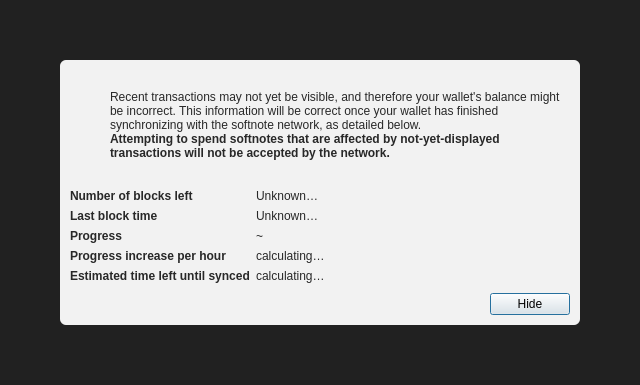
<?xml version="1.0" encoding="UTF-8"?>
<ui version="4.0">
 <class>ModalOverlay</class>
 <widget class="QWidget" name="ModalOverlay">
  <property name="geometry">
   <rect>
    <x>0</x>
    <y>0</y>
    <width>640</width>
    <height>385</height>
   </rect>
  </property>
  <property name="windowTitle">
   <string>Form</string>
  </property>
  <layout class="QVBoxLayout" name="verticalLayout" stretch="0">
   <property name="sizeConstraint">
    <enum>QLayout::SetDefaultConstraint</enum>
   </property>
   <property name="leftMargin">
    <number>0</number>
   </property>
   <property name="topMargin">
    <number>0</number>
   </property>
   <property name="rightMargin">
    <number>0</number>
   </property>
   <property name="bottomMargin">
    <number>0</number>
   </property>
   <item>
    <widget class="QWidget" name="bgWidget" native="true">
     <property name="styleSheet">
      <string notr="true">#bgWidget { background: rgba(0,0,0,220); }</string>
     </property>
     <layout class="QVBoxLayout" name="verticalLayoutMain" stretch="1">
      <property name="leftMargin">
       <number>60</number>
      </property>
      <property name="topMargin">
       <number>60</number>
      </property>
      <property name="rightMargin">
       <number>60</number>
      </property>
      <property name="bottomMargin">
       <number>60</number>
      </property>
      <item>
       <widget class="QWidget" name="contentWidget" native="true">
        <property name="styleSheet">
         <string notr="true">#contentWidget { background: rgba(255,255,255,240); border-radius: 6px; }

QLabel { color: rgb(40,40,40);  }</string>
        </property>
        <layout class="QVBoxLayout" name="verticalLayoutSub" stretch="1,0,0,0">
         <property name="spacing">
          <number>0</number>
         </property>
         <property name="leftMargin">
          <number>10</number>
         </property>
         <property name="topMargin">
          <number>10</number>
         </property>
         <property name="rightMargin">
          <number>10</number>
         </property>
         <property name="bottomMargin">
          <number>10</number>
         </property>
         <item>
          <layout class="QHBoxLayout" name="horizontalLayoutIconText" stretch="0,1">
           <property name="topMargin">
            <number>20</number>
           </property>
           <item>
            <layout class="QVBoxLayout" name="verticalLayoutIcon">
             <property name="leftMargin">
              <number>0</number>
             </property>
             <item>
              <widget class="QPushButton" name="warningIcon">
               <property name="enabled">
                <bool>false</bool>
               </property>
               <property name="text">
                <string/>
               </property>
               <property name="icon">
                <iconset>
                 <normaloff>:/icons/warning</normaloff>
                 <disabledoff>:/icons/warning</disabledoff>:/icons/warning</iconset>
               </property>
               <property name="iconSize">
                <size>
                 <width>48</width>
                 <height>48</height>
                </size>
               </property>
               <property name="flat">
                <bool>true</bool>
               </property>
              </widget>
             </item>
             <item>
              <spacer name="verticalSpacerWarningIcon">
               <property name="orientation">
                <enum>Qt::Vertical</enum>
               </property>
               <property name="sizeHint" stdset="0">
                <size>
                 <width>20</width>
                 <height>40</height>
                </size>
               </property>
              </spacer>
             </item>
            </layout>
           </item>
           <item>
            <layout class="QVBoxLayout" name="verticalLayoutInfoText">
             <property name="leftMargin">
              <number>0</number>
             </property>
             <property name="topMargin">
              <number>0</number>
             </property>
             <item>
              <widget class="QLabel" name="infoText">
               <property name="text">
                <string>Recent transactions may not yet be visible, and therefore your wallet's balance might be incorrect. This information will be correct once your wallet has finished synchronizing with the softnote network, as detailed below.</string>
               </property>
               <property name="textFormat">
                <enum>Qt::RichText</enum>
               </property>
               <property name="wordWrap">
                <bool>true</bool>
               </property>
              </widget>
             </item>
             <item>
              <widget class="QLabel" name="infoTextStrong">
               <property name="font">
                <font>
                 <weight>75</weight>
                 <bold>true</bold>
                </font>
               </property>
               <property name="text">
                <string>Attempting to spend softnotes that are affected by not-yet-displayed transactions will not be accepted by the network.</string>
               </property>
               <property name="textFormat">
                <enum>Qt::RichText</enum>
               </property>
               <property name="wordWrap">
                <bool>true</bool>
               </property>
              </widget>
             </item>
             <item>
              <spacer name="verticalSpacerInTextSpace">
               <property name="orientation">
                <enum>Qt::Vertical</enum>
               </property>
               <property name="sizeHint" stdset="0">
                <size>
                 <width>20</width>
                 <height>40</height>
                </size>
               </property>
              </spacer>
             </item>
            </layout>
           </item>
          </layout>
         </item>
         <item>
          <spacer name="verticalSpacerAfterText">
           <property name="orientation">
            <enum>Qt::Vertical</enum>
           </property>
           <property name="sizeHint" stdset="0">
            <size>
             <width>20</width>
             <height>40</height>
            </size>
           </property>
          </spacer>
         </item>
         <item>
          <layout class="QFormLayout" name="formLayout">
           <property name="fieldGrowthPolicy">
            <enum>QFormLayout::FieldsStayAtSizeHint</enum>
           </property>
           <property name="horizontalSpacing">
            <number>6</number>
           </property>
           <property name="verticalSpacing">
            <number>6</number>
           </property>
           <property name="topMargin">
            <number>10</number>
           </property>
           <item row="0" column="0">
            <widget class="QLabel" name="labelNumberOfBlocksLeft">
             <property name="font">
              <font>
               <weight>75</weight>
               <bold>true</bold>
              </font>
             </property>
             <property name="text">
              <string>Number of blocks left</string>
             </property>
            </widget>
           </item>
           <item row="0" column="1">
            <widget class="QLabel" name="numberOfBlocksLeft">
             <property name="text">
              <string>Unknown…</string>
             </property>
            </widget>
           </item>
           <item row="1" column="0">
            <widget class="QLabel" name="labelLastBlockTime">
             <property name="font">
              <font>
               <weight>75</weight>
               <bold>true</bold>
              </font>
             </property>
             <property name="text">
              <string>Last block time</string>
             </property>
            </widget>
           </item>
           <item row="1" column="1">
            <widget class="QLabel" name="newestBlockDate">
             <property name="sizePolicy">
              <sizepolicy hsizetype="Maximum" vsizetype="Preferred">
               <horstretch>0</horstretch>
               <verstretch>0</verstretch>
              </sizepolicy>
             </property>
             <property name="text">
              <string>Unknown…</string>
             </property>
            </widget>
           </item>
           <item row="2" column="0">
            <widget class="QLabel" name="labelSyncDone">
             <property name="font">
              <font>
               <weight>75</weight>
               <bold>true</bold>
              </font>
             </property>
             <property name="text">
              <string>Progress</string>
             </property>
            </widget>
           </item>
           <item row="2" column="1">
            <layout class="QHBoxLayout" name="horizontalLayoutSync" stretch="0,1">
             <item>
              <widget class="QLabel" name="percentageProgress">
               <property name="text">
                <string notr="true">~</string>
               </property>
              </widget>
             </item>
            </layout>
           </item>
           <item row="4" column="0">
            <widget class="QLabel" name="labelProgressIncrease">
             <property name="font">
              <font>
               <weight>75</weight>
               <bold>true</bold>
              </font>
             </property>
             <property name="text">
              <string>Progress increase per hour</string>
             </property>
            </widget>
           </item>
           <item row="4" column="1">
            <widget class="QLabel" name="progressIncreasePerH">
             <property name="text">
              <string>calculating…</string>
             </property>
            </widget>
           </item>
           <item row="5" column="0">
            <widget class="QLabel" name="labelEstimatedTimeLeft">
             <property name="font">
              <font>
               <weight>75</weight>
               <bold>true</bold>
              </font>
             </property>
             <property name="text">
              <string>Estimated time left until synced</string>
             </property>
            </widget>
           </item>
           <item row="5" column="1">
            <widget class="QLabel" name="expectedTimeLeft">
             <property name="text">
              <string>calculating…</string>
             </property>
            </widget>
           </item>
          </layout>
         </item>
         <item>
          <layout class="QHBoxLayout" name="horizontalLayoutButtons">
           <property name="leftMargin">
            <number>10</number>
           </property>
           <property name="topMargin">
            <number>10</number>
           </property>
           <item>
            <spacer name="horizontalSpacer">
             <property name="orientation">
              <enum>Qt::Horizontal</enum>
             </property>
             <property name="sizeHint" stdset="0">
              <size>
               <width>40</width>
               <height>20</height>
              </size>
             </property>
            </spacer>
           </item>
           <item>
            <widget class="QPushButton" name="closeButton">
             <property name="text">
              <string>Hide</string>
             </property>
             <property name="shortcut">
              <string>Esc</string>
             </property>
             <property name="focusPolicy">
              <enum>Qt::StrongFocus</enum>
             </property>
             <property name="default">
              <bool>true</bool>
             </property>
            </widget>
           </item>
          </layout>
         </item>
        </layout>
       </widget>
      </item>
     </layout>
    </widget>
   </item>
  </layout>
 </widget>
 <resources/>
 <connections/>
</ui>
